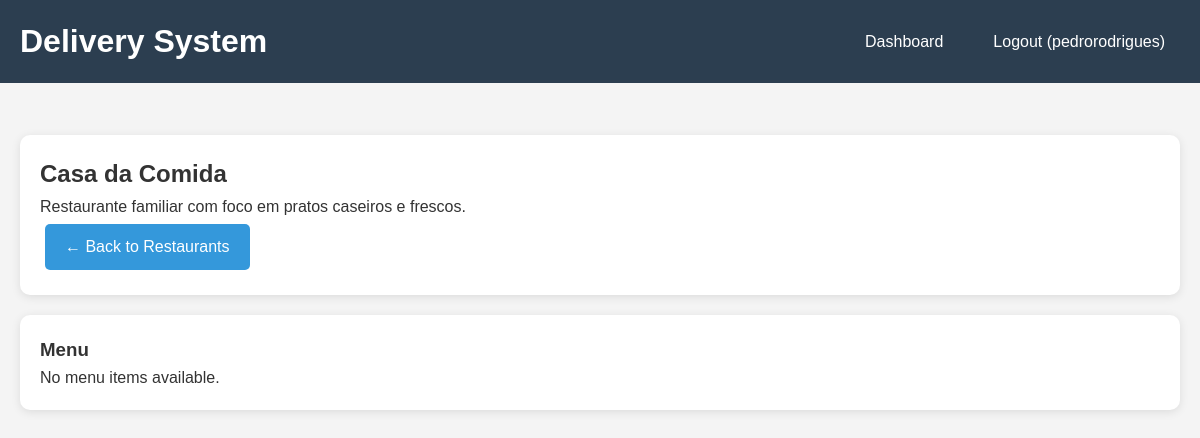
/restaurant/8 (signed in), run on an earlier commit of the app's database.
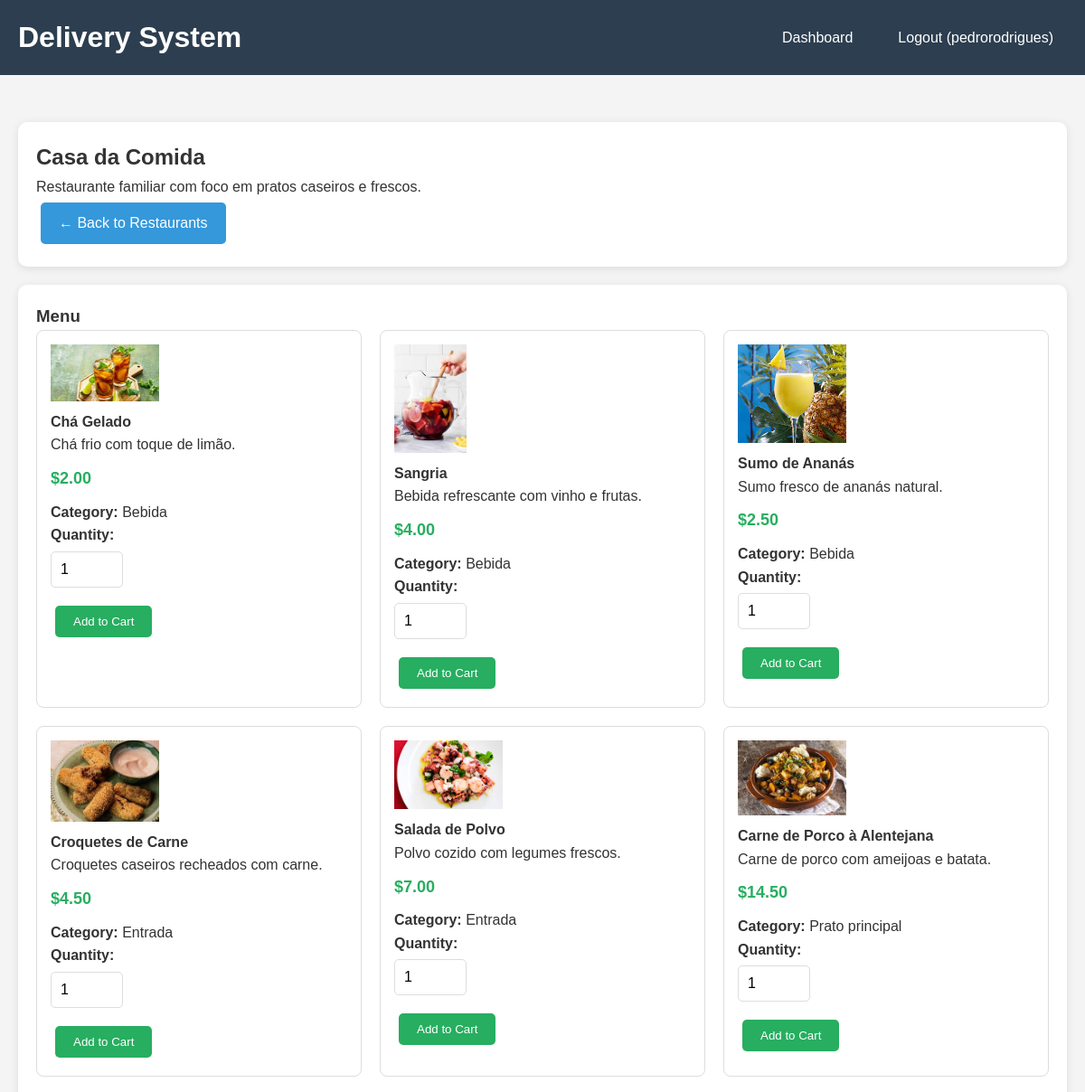
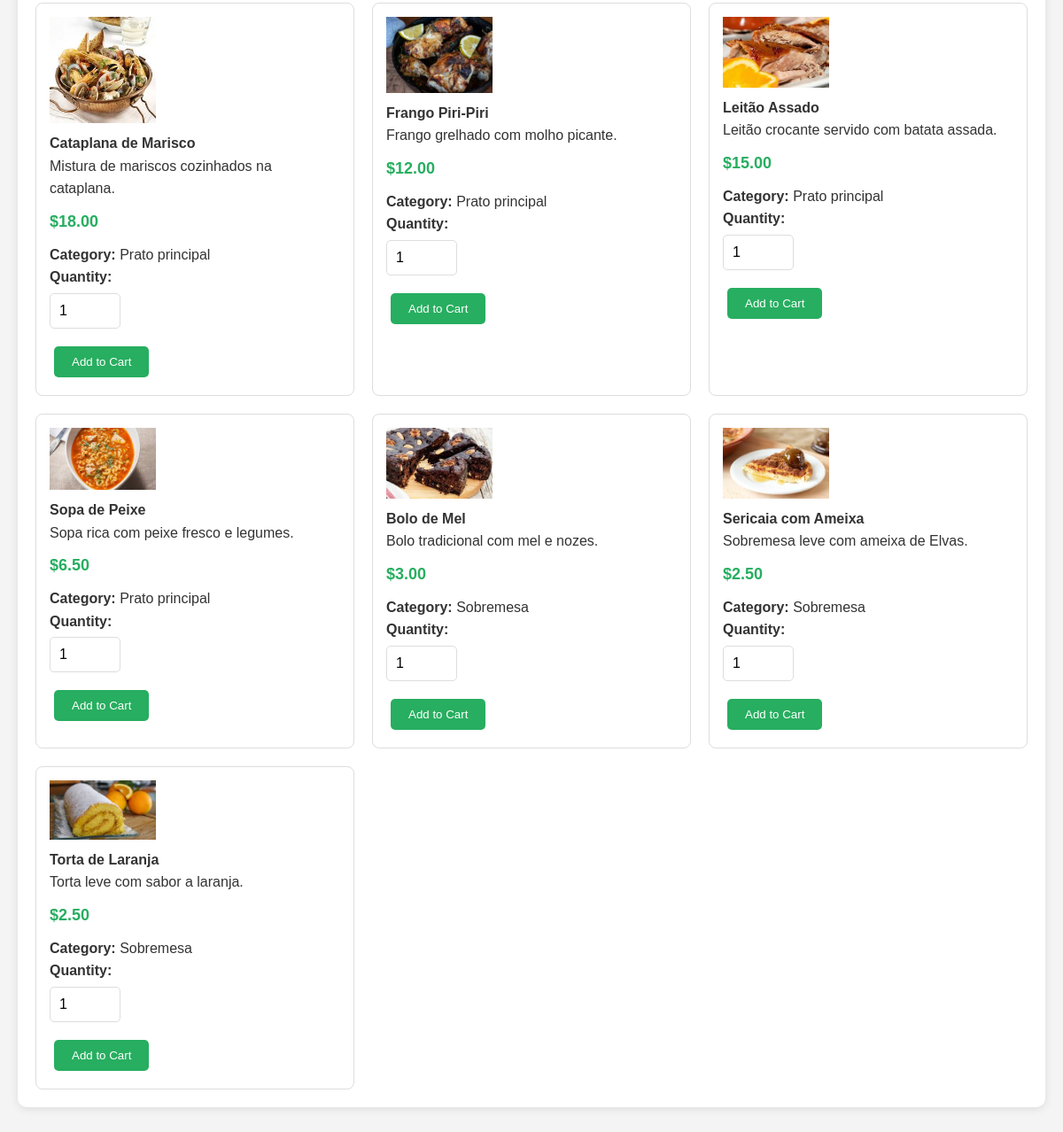
And on a later commit of the database (2 pictures, top to bottom).
### tables this page shows
CREATE TABLE menu_items (
        id INTEGER PRIMARY KEY AUTOINCREMENT,
        restaurant_id INTEGER NOT NULL,
        name TEXT NOT NULL,
        description TEXT,
        price REAL NOT NULL,
        category TEXT,
        available BOOLEAN DEFAULT 1,
        created_at TIMESTAMP DEFAULT CURRENT_TIMESTAMP, image_path TEXT,
        FOREIGN KEY (restaurant_id) REFERENCES users (id)
    );

### app.py (the view)
    def decorated_function(*args, **kwargs):
        if 'user_id' not in session:
            return redirect(url_for('login'))
        return f(*args, **kwargs)

### app.py (called while the page is built)
def get_db_connection():
    conn = sqlite3.connect('delivery_system.db')
    conn.row_factory = sqlite3.Row
    return conn

def get_user_by_id(user_id):
    conn = get_db_connection()
    user = conn.execute('SELECT * FROM users WHERE id = ?', (user_id,)).fetchone()
    conn.close()
    return user

def login_required(f):
    def decorated_function(*args, **kwargs):
        if 'user_id' not in session:
            return redirect(url_for('login'))
        return f(*args, **kwargs)
    decorated_function.__name__ = f.__name__
    return decorated_function

@app.before_request
def load_logged_in_user():
    user_id = session.get('user_id')
    if user_id is None:
        g.user = None
    else:
        g.user = get_user_by_id(user_id)

### templates/restaurant_menu.html (shortened to what this page needs)
{% extends "base.html" %}
{% block content %}
<div class="card">
    <h2>{{ restaurant.restaurant_name or restaurant.username }}</h2>
    {% if restaurant.restaurant_description %}
    <p>{{ restaurant.restaurant_description }}</p>
    {% endif %}
    <a href="{{ url_for('customer_dashboard') }}" class="btn">← Back to Restaurants</a>
</div>
<div class="card">
    <h3>Menu</h3>
    {% if menu_items %}
    <div class="grid">
        {% for item in menu_items %}
        <div class="menu-item">
            {% if item.image_path %}
            <img src="/static/{{ item.image_path }}" alt="Menu Item Image"
                style="max-width: 120px; max-height: 120px; display: block; margin-bottom: 10px;">
            {% endif %}
            <h4>{{ item.name }}</h4>
            {% if item.description %}
            <p>{{ item.description }}</p>
            {% endif %}
            <div class="price">${{ "%.2f"|format(item.price) }}</div>
            {% if item.category %}
            <p><strong>Category:</strong> {{ item.category }}</p>
            {% endif %}
            <form method="POST" action="{{ url_for('add_to_cart') }}">
                <div class="form-group">
                    <label for="quantity_{{ item.id }}">Quantity:</label>
                    <input type="number" id="quantity_{{ item.id }}" name="quantity" value="1" min="1" max="10"
                        style="width: 80px;">
                </div>
                <button type="submit" class="btn btn-success">Add to Cart</button>
            </form>
        </div>
        {% endfor %}
    </div>
    {% else %}
    <p>No menu items available.</p>
    {% endif %}
</div>
{% endblock %}

What changed in the data, as far as the page shows it:
added menu_items: shows a picture, name "Chá Gelado", description "Chá frio com toque de limão.", price "2.00", category "Bebida"
added menu_items: shows a picture, name "Sangria", description "Bebida refrescante com vinho e frutas.", price "4.00", category "Bebida"
added menu_items: shows a picture, name "Sumo de Ananás", description "Sumo fresco de ananás natural.", price "2.50", category "Bebida"
added menu_items: shows a picture, name "Croquetes de Carne", description "Croquetes caseiros recheados com carne.", price "4.50", category "Entrada"
added menu_items: shows a picture, name "Salada de Polvo", description "Polvo cozido com legumes frescos.", price "7.00", category "Entrada"
added menu_items: shows a picture, name "Carne de Porco à Alentejana", description "Carne de porco com ameijoas e batata.", price "14.50", category "Prato principal"
added menu_items: shows a picture, name "Cataplana de Marisco", description "Mistura de mariscos cozinhados na cataplana.", price "18.00", category "Prato principal"
added menu_items: shows a picture, name "Frango Piri-Piri", description "Frango grelhado com molho picante.", price "12.00", category "Prato principal"
added menu_items: shows a picture, name "Leitão Assado", description "Leitão crocante servido com batata assada.", price "15.00", category "Prato principal"
added menu_items: shows a picture, name "Sopa de Peixe", description "Sopa rica com peixe fresco e legumes.", price "6.50", category "Prato principal"
added menu_items: shows a picture, name "Bolo de Mel", description "Bolo tradicional com mel e nozes.", price "3.00", category "Sobremesa"
added menu_items: shows a picture, name "Sericaia com Ameixa", description "Sobremesa leve com ameixa de Elvas.", price "2.50", category "Sobremesa"
added menu_items: shows a picture, name "Torta de Laranja", description "Torta leve com sabor a laranja.", price "2.50", category "Sobremesa"
Also different on the page:
text no longer shown: "No menu items available."
